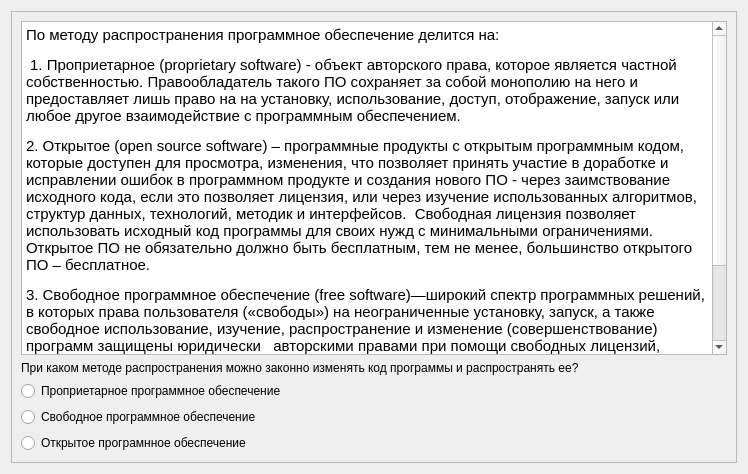
          <widget class="QWidget" name="scrollAreaWidgetContents_4">
           <property name="geometry">
            <rect>
             <x>0</x>
             <y>0</y>
             <width>748</width>
             <height>474</height>
            </rect>
           </property>
           <layout class="QVBoxLayout" name="verticalLayout_13">
            <item>
             <widget class="QFrame" name="frame_4">
              <property name="frameShape">
               <enum>QFrame::StyledPanel</enum>
              </property>
              <property name="frameShadow">
               <enum>QFrame::Raised</enum>
              </property>
              <layout class="QVBoxLayout" name="verticalLayout_12">
               <item>
                <widget class="QTextEdit" name="textEdit_4">
                 <property name="html">
                  <string>&lt;!DOCTYPE HTML PUBLIC &quot;-//W3C//DTD HTML 4.0//EN&quot; &quot;http://www.w3.org/TR/REC-html40/strict.dtd&quot;&gt;
&lt;html&gt;&lt;head&gt;&lt;meta name=&quot;qrichtext&quot; content=&quot;1&quot; /&gt;&lt;style type=&quot;text/css&quot;&gt;
p, li { white-space: pre-wrap; }
&lt;/style&gt;&lt;/head&gt;&lt;body style=&quot; font-family:'MS Shell Dlg 2'; font-size:7.8pt; font-weight:400; font-style:normal;&quot;&gt;
&lt;p style=&quot; margin-top:12px; margin-bottom:12px; margin-left:0px; margin-right:0px; -qt-block-indent:0; text-indent:0px;&quot;&gt;&lt;span style=&quot; font-size:11pt;&quot;&gt;По методу распространения программное обеспечение делится на: &lt;/span&gt;&lt;/p&gt;
&lt;p style=&quot; margin-top:12px; margin-bottom:12px; margin-left:0px; margin-right:0px; -qt-block-indent:0; text-indent:0px;&quot;&gt;&lt;span style=&quot; font-size:11pt;&quot;&gt; 1. Проприетарное (proprietary software) - объект авторского права, которое является частной собственностью. Правообладатель такого ПО сохраняет за собой монополию на него и предоставляет лишь право на на установку, использование, доступ, отображение, запуск или любое другое взаимодействие с программным обеспечением. &lt;/span&gt;&lt;/p&gt;
&lt;p style=&quot; margin-top:12px; margin-bottom:12px; margin-left:0px; margin-right:0px; -qt-block-indent:0; text-indent:0px;&quot;&gt;&lt;span style=&quot; font-size:11pt;&quot;&gt;2. Открытое (open source software) – программные продукты с открытым программным кодом, которые доступен для просмотра, изменения, что позволяет принять участие в доработке и исправлении ошибок в программном продукте и создания нового ПО - через заимствование исходного кода, если это позволяет лицензия, или через изучение использованных алгоритмов, структур данных, технологий, методик и интерфейсов.  Свободная лицензия позволяет использовать исходный код программы для своих нужд с минимальными ограничениями. Открытое ПО не обязательно должно быть бесплатным, тем не менее, большинство открытого ПО – бесплатное. &lt;/span&gt;&lt;/p&gt;
&lt;p style=&quot; margin-top:12px; margin-bottom:12px; margin-left:0px; margin-right:0px; -qt-block-indent:0; text-indent:0px;&quot;&gt;&lt;span style=&quot; font-size:11pt;&quot;&gt;3. Свободное программное обеспечение (free software)—широкий спектр программных решений, в которых права пользователя («свободы») на неограниченные установку, запуск, а также свободное использование, изучение, распространение и изменение (совершенствование) программ защищены юридически   авторскими правами при помощи свободных лицензий, например, таких как, GNU General Public License или BSD License. Обычно говоря free software имеют ввиду что такое ПО бесплатно и может свободно распространяться. Свободное программное обеспечение, в любом случае, может свободно устанавливаться и использоваться на любых компьютерах. Использование такого ПО свободно везде: в школах, офисах, вузах, на личных компьютерах и во всех организациях и учреждениях, в том числе, и на коммерческих и государственных. &lt;/span&gt;&lt;/p&gt;&lt;/body&gt;&lt;/html&gt;</string>
                 </property>
                </widget>
               </item>
               <item>
                <widget class="QLabel" name="label_4">
                 <property name="text">
                  <string>При каком методе распространения можно законно изменять код программы и распространять ее? </string>
                 </property>
                </widget>
               </item>
               <item>
                <widget class="QRadioButton" name="radioButton_10">
                 <property name="text">
                  <string>Проприетарное программное обеспечение</string>
                 </property>
                 <attribute name="buttonGroup">
                  <string notr="true">buttonGroup_4</string>
                 </attribute>
                </widget>
               </item>
               <item>
                <widget class="QRadioButton" name="radioButton_11">
                 <property name="text">
                  <string>Свободное программное обеспечение</string>
                 </property>
                 <attribute name="buttonGroup">
                  <string notr="true">buttonGroup_4</string>
                 </attribute>
                </widget>
               </item>
               <item>
                <widget class="QRadioButton" name="radioButton_12">
                 <property name="text">
                  <string>Открытое програмнное обеспечение</string>
                 </property>
                 <attribute name="buttonGroup">
                  <string notr="true">buttonGroup_4</string>
                 </attribute>
                </widget>
               </item>
              </layout>
             </widget>
            </item>
           </layout>
          </widget>
